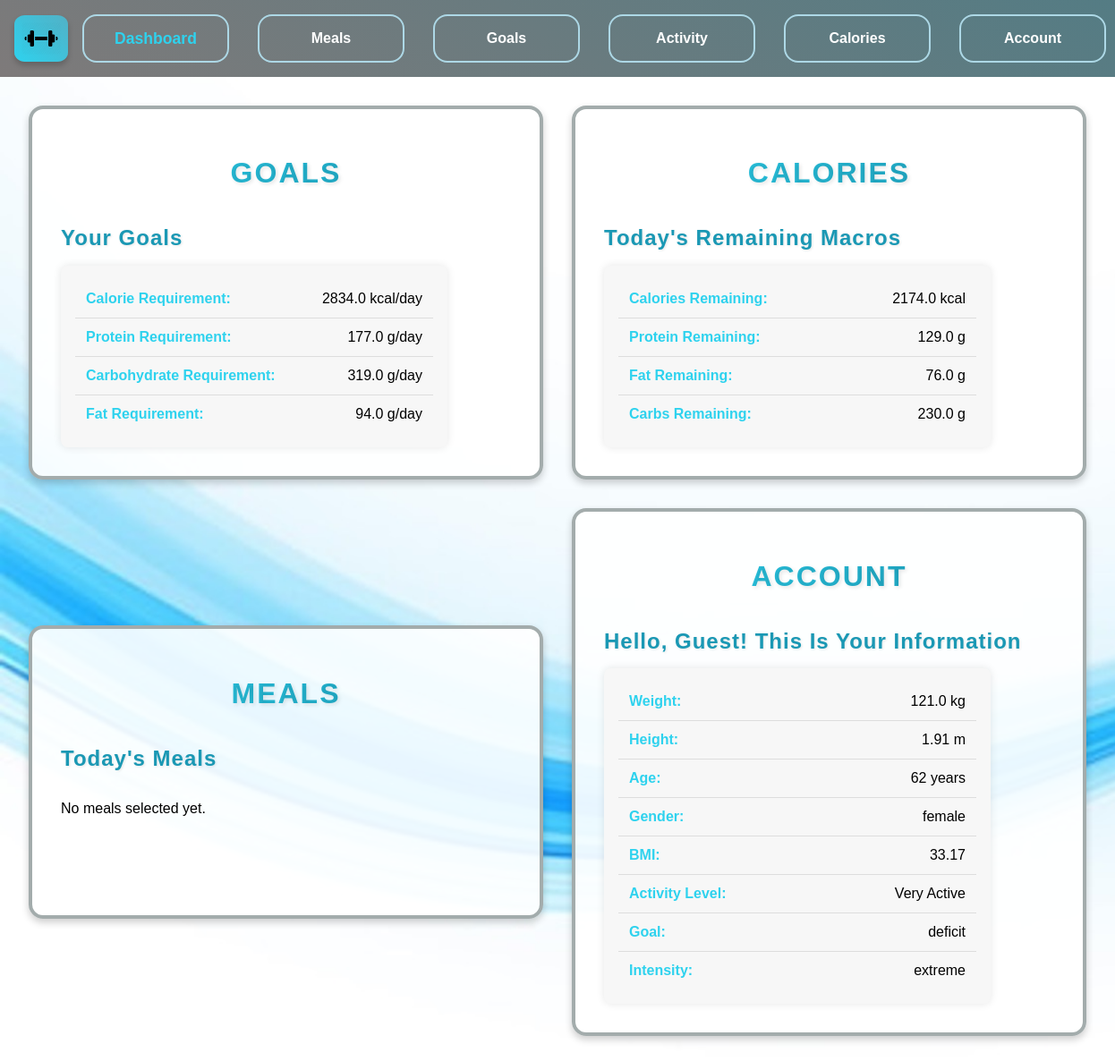
Page /dashboard (signed in) on the committed database.
### app.py (models this page shows, shortened)
class User(db.Model):
    id = db.Column(db.Integer, primary_key=True)
    username = db.Column(db.String(100))
    weight = db.Column(db.Float, default=90)
    height = db.Column(db.Float, default=1.75)
    age = db.Column(db.Integer, default=48)
    gender = db.Column(db.String(10), default='male')
    bmi = db.Column(db.Float)
    bmr = db.Column(db.Float)
    tdee = db.Column(db.Float)
    exercise_level = db.Column(db.String(20), default='sedentary')
    goal = db.Column(db.String(20), default='maintain')
    intensity = db.Column(db.String(20))
    caloriesRequired = db.Column(db.Float)
    proteinRatio = db.Column(db.Float)
    fatRatio = db.Column(db.Float)
    carbRatio = db.Column(db.Float)
    proteinRequired = db.Column(db.Float)
    fatRequired = db.Column(db.Float)
    carbRequired = db.Column(db.Float)
    caloriesRemaining = db.Column(db.Float)
    proteinRemaining = db.Column(db.Float)
    fatRemaining = db.Column(db.Float)
    carbRemaining = db.Column(db.Float)
    last_reset = db.Column(db.Date, default=lambda: datetime.now(timezone.utc).date())
    meals = db.relationship('UserMeals', backref='user', lazy=True, cascade="all, delete-orphan")

### app.py (the view)
@app.route('/dashboard')
def dashboard():
    if 'username' not in session:
        return redirect(url_for('login'))
    username = session.get('username')
    found_user = User.query.filter_by(username=username).first()
    if not user_details_complete(found_user):
        flash("Please complete your account details before using the program.", "warning")
        return redirect(url_for('account'))
    today = datetime.now(timezone.utc).date()
    user_meals = (
        db.session.query(UserMeals, Meal)
        .join(Meal)
        .filter(UserMeals.user_id == found_user.id)
        .filter(UserMeals.date_added >= today)
        .all()
    )
    return render_template('dashboard.html',
                           username=username,
                           user_db=found_user,
                           user_meals=user_meals
                           )

### modules.py (called while the page is built)
def user_details_complete(user):
    return all([
        user.weight is not None,
        user.height is not None,
        user.age is not None,
        user.gender is not None,
        user.exercise_level is not None,
        user.caloriesRequired is not None,
        user.proteinRequired is not None,
        user.fatRequired is not None,
        user.carbRequired is not None
    ])

### templates/dashboard.html (shortened to what this page needs)
{% extends "base.html" %}
{% block content %}
<div class="content">
    <div class="section-box">
        <h1>Goals</h1>
        <h3>Your Goals</h3>
        <ul class="user-list">
            <li><strong>Calorie Requirement:</strong> {{ user_db.caloriesRequired if user_db.caloriesRequired else 'Not Set' }} kcal/day</li>
            <li><strong>Protein Requirement:</strong> {{ user_db.proteinRequired if user_db.proteinRequired else 'Not Set' }} g/day</li>
            <li><strong>Carbohydrate Requirement:</strong> {{ user_db.carbRequired if user_db.carbRequired else 'Not Set' }} g/day</li>
            <li><strong>Fat Requirement:</strong> {{ user_db.fatRequired if user_db.fatRequired else 'Not Set' }} g/day</li>
        </ul>
    </div>
    <div class="section-box">
        <h1>Calories</h1>
        <h3>Today's Remaining Macros</h3>
        <ul class="user-list">
            <li><strong>Calories Remaining:</strong> {{ user_db.caloriesRemaining }} kcal</li>
            <li><strong>Protein Remaining:</strong> {{ user_db.proteinRemaining }} g</li>
            <li><strong>Fat Remaining:</strong> {{ user_db.fatRemaining }} g</li>
            <li><strong>Carbs Remaining:</strong> {{ user_db.carbRemaining }} g</li>
        </ul>
    </div>
    <div class="section-box">
        <h1>Meals</h1>
        <h3>Today's Meals</h3>
        {% if user_meals %}
            <table>
                <thead>
                    <tr>
                        <th>Meal Name</th>
                        <th>Amount (g)</th>
                        <th>Calories</th>
                        <th>Protein (g)</th>
                        <th>Carbs (g)</th>
                        <th>Fat (g)</th>
                    </tr>
                </thead>
                <tbody>
                    {% for user_meal, meal in user_meals %}
                    <tr>
                        <td>{{ meal.food_name }}</td>
                        <td>{{ user_meal.amount }}</td>
                        <td>{{ user_meal.calories }}</td>
                        <td>{{ user_meal.protein }}</td>
                        <td>{{ user_meal.carbs }}</td>
                        <td>{{ user_meal.fat }}</td>
                    </tr>
                    {% endfor %}
                </tbody>
            </table>
        {% else %}
            <p>No meals selected yet.</p>
        {% endif %}
    </div>
    <div class="section-box">
        <h1>Account</h1>
        <h3>Hello, {{ user_db.username }}! This is your information</h3>
        <ul class="user-list">
            <li><strong>Weight:</strong> {{ user_db.weight if user_db.weight else 90 }} kg</li>
            <li><strong>Height:</strong> {{ user_db.height if user_db.height else 1.75 }} m</li>
            <li><strong>Age:</strong> {{ user_db.age if user_db.age else 48 }} years</li>
            <li><strong>Gender:</strong> {{ user_db.gender if user_db.gender else 'male' }}</li>
            <li><strong>BMI:</strong> {{ user_db.bmi if user_db.bmi else 'Not Calculated' }}</li>
            <li><strong>Activity Level:</strong> {{ user_db.exercise_level.replace("_", " ").title() if user_db.exercise_level else 'Not Set' }}</li>
            <li><strong>Goal:</strong> {{ user_db.goal if user_db.goal else 'Not Set' }}</li>
            <li><strong>Intensity:</strong> {{ user_db.intensity if user_db.intensity else 'Not Set' }}</li>
        </ul>
    </div>
</div>
{% endblock %}

### static/style.css (style rules this page uses)
html, body { background-image: url("./images/background.jpg"); background-size: cover; background-attachment: fixed; height: 100%; margin: 0rem; display: flex; flex-direction: column; box-sizing: border-box; font-family: sans-serif; }
.section-box { display: flex; flex-direction: column; flex-grow: 1; border: 0.3rem solid rgb(163, 172, 172); padding: 2rem; margin: 1rem; border-radius: 1rem; background-color: rgba(255, 255, 255, 0.9); width: 40%; box-shadow: 0 0.25rem 0.5rem rgba(0, 0, 0, 0.2); transition: transform 0.3s ease-in-out; overflow: hidden; min-height: 16rem; }
.content { display: flex; flex-wrap: wrap; justify-content: space-between; align-items: center; padding: 1rem; }
h1 { font-size: 2rem; font-weight: bold; text-align: center; text-transform: uppercase; background: linear-gradient(45deg, #2ed2ee, #1a98b4); background-clip: text; -webkit-background-clip: text; color: transparent; letter-spacing: 2px; text-shadow: 2px 2px 4px rgba(0, 0, 0, 0.1); margin-bottom: 1rem; }
h3 { font-size: 1.5rem; font-weight: bold; color: #1a98b4; text-transform: capitalize; letter-spacing: 1px; margin-bottom: 0.75rem; padding-bottom: 0.3rem; display: inline-block; text-shadow: 1px 1px 3px rgba(0, 0, 0, 0.1); }
.user-list { list-style: none; padding: 1rem; margin: 0; background: #f7f7f7; border-radius: 0.5rem; box-shadow: 0 0 10px rgba(0, 0, 0, 0.1); max-width: 400px; }
.user-list li { padding: 0.75rem; font-size: 1rem; border-bottom: 1px solid #ddd; display: flex; justify-content: space-between; }
.user-list li:last-child { border-bottom: none; }
.user-list li strong { color: #2ed2ee; }

### rows in the picture
User: caloriesRequired "2834.0", proteinRequired "177.0", carbRequired "319.0", fatRequired "94.0", caloriesRemaining "2174.0", proteinRemaining "129.0", fatRemaining "76.0", carbRemaining "230.0", username "Guest", weight "121.0", height "1.91", age "62", gender "female", bmi "33.17", exercise_level.replace "Very Active", goal "deficit", intensity "extreme"
